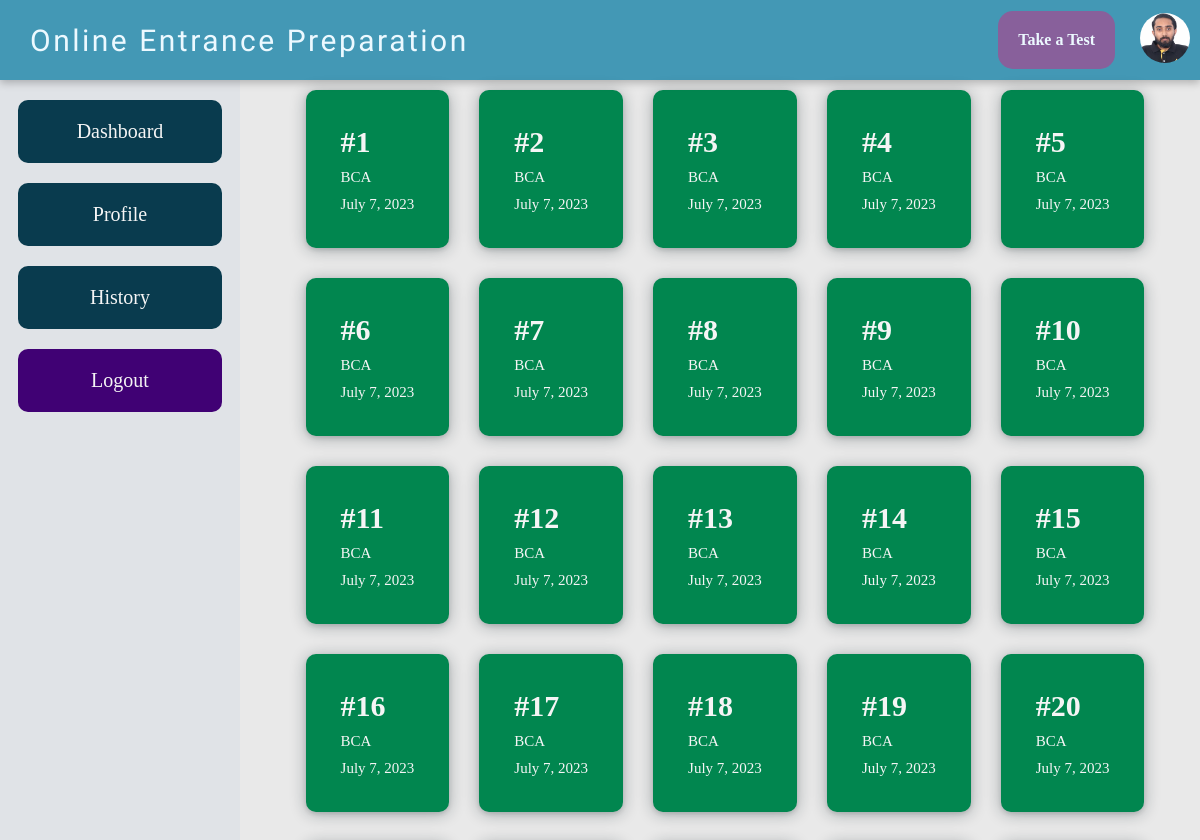
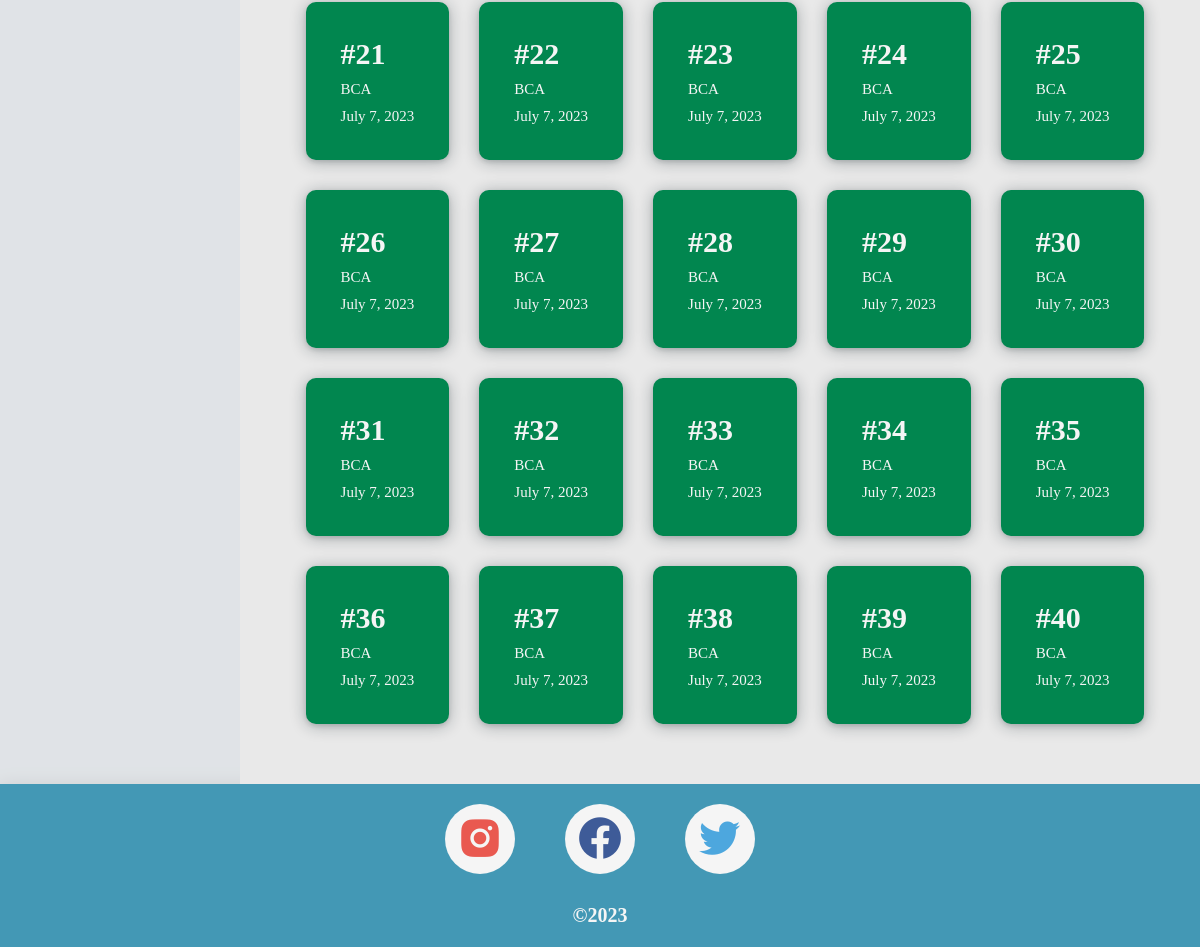
The page /history/ (signed in) on the database its author committed (2 pictures, top to bottom).
### Users/models.py (models this page shows, shortened)
class CustomUser(AbstractUser):
    username = None
    id = models.UUIDField(primary_key=True, default=uuid.uuid4, editable=False)
    email = models.EmailField(_('email address'), unique=True)
    Gender = models.CharField(
                max_length=6,
                null = True,
                blank = False
            )
    DOB = models.DateField(
                null=True,
                blank=True
            )
    ProfileImage = models.ImageField(
                blank=True,
                null=True,
                default='pp-female.jpg',
                upload_to=user_directory_path
            )
    MemberSince = models.DateTimeField(
                    null=False,
                    blank=False,
                    default=now,
                    editable=False,
                )
    USERNAME_FIELD = 'email'
    REQUIRED_FIELDS = []
    objects = CustomUserManager()

class Results(models.Model):
    class Meta:
        verbose_name_plural = "Results"
    UserID = models.ForeignKey(
            "CustomUser",
            on_delete = models.CASCADE
        )
    ID = models.UUIDField(
            primary_key=True,
            default=uuid.uuid4,
            editable=False
        )
    ProgrammeName = models.CharField(
                        null = False,
                        blank = False,
                        max_length = 10
                    )
    CorrectCounter = models.SmallIntegerField(
                        null = False,
                        blank = False,
                        default = 0
                    )
    Slug = models.SlugField(
                        null = False,
                        blank = False,
                        unique = True
                    )
    Date = models.DateField(
                null=False,
                blank=False,
                editable=False,
                default=datetime.date.today
            )

### Users/views.py (the view)
# urls.py: path('<str:redirect_to>/', views.GoTo, name='go_to'),
def GoTo(request, redirect_to):
    if request.user.is_superuser:
        return redirect('/admin')
    data = dict()
    data['redirect_to'] = redirect_to
    id = CustomUser.objects.filter(id=request.user.id).first()
    if id is None:
        request.session['next'] = redirect_to
        return redirect('login')
    if redirect_to == 'history':
        data['results'] = GetHistories(id)
    elif redirect_to == 'dashboard':
        data.update(GetWrongRights(id))
    return render(request, 'Dashboard.html', {'to': data})

### Users/views.py (called while the page is built)
def GetHistories(id):
    results = []
    for counter, result in enumerate(Results.objects.filter(UserID=id)):
        res = {
            'Date': result.Date,
            'Slug': result.Slug,
            'Counter': counter + 1,
            'Program': result.ProgrammeName
        }
        results.append(res)
    return results

### templates/Dashboard.html (shortened to what this page needs)
{% extends 'WelcomeNav.html' %}
{% load static %}
{% block content %}
    <link rel="stylesheet" href="{% static 'css/scroll.css' %}">
    <link rel="stylesheet" href="{% static 'css/Dashboard.css' %}">
    <div class="dashboard-container">
        <div class="left-container">
            <a class='left-links' href="{% url 'go_to' 'dashboard' %}">
                Dashboard
            </a>
            <a class='left-links' href="{% url 'go_to' 'profile' %}">
                Profile
                </a>
            <a class='left-links' href="{% url 'go_to' 'history' %}">
                History
            </a>
            <a href="{% url 'logout' %}" class="left-links logout-link">
                Logout
            </a>
        </div>
        <div class="right-container">
            {% if to.redirect_to %}
                {% if to.redirect_to == 'profile' %}
                    {% include 'profile.html' %}
                {% elif to.redirect_to == 'history' %}
                    {% include 'history.html' with results=to.results %}
                {% endif %}
            {% endif %}
        </div>
    </div>
    {% include 'footer.html' %}
{% endblock %}

### templates/WelcomeNav.html (shortened to what this page needs)
{% load static %}
<!DOCTYPE html>
<html>
    <head>
        <link rel="stylesheet" href="{% static 'css/WelcomeNav.css' %}">
        <link href='https://unpkg.com/boxicons@2.1.4/css/boxicons.min.css' rel='stylesheet'>
    </head>
    <body>
        <div class="nav-bar">
            <div class="logo">
                <a href="{% url 'index' %}">
                    <span id="title">Online Entrance Preparation</span>
                </a>
            </div>
            <div class="right-panel">
                <a href="{% url 'programselector' %}" id="take-test">Take a Test</a>
                <a href="{% url 'go_to' 'dashboard' %}">
                    <img src="{{ request.user.ProfileImage.url }}" alt="" class="profile-img">
                </a>
            </div>
        </div>
        {% block content %}
        {% endblock %}
    </body>
</html>

### templates/History.html
{% load static %}
{% block content %}
    <link rel="stylesheet" href="{% static 'css/history.css' %}">
    <div class="histories">
        {% if results %}
            {% for result in results %}
            <a href="{% url 'detailed-history' result.Slug %}">
                <div class="history">
                    <p id="counter">#{{result.Counter}}</p>
                    <p id="programme">{{result.Program}}</p>
                    <p id="date">{{result.Date}}</p>
                </div>
            </a>
            {% endfor %}
        {% else %}
            <p class="no-records">You have no records to display</p>
        {% endif %}
    </div>
{% endblock %}

### static/css/WelcomeNav.css (style rules this page uses)
* { margin: 0; padding: 0; scroll-behavior:smooth; box-sizing: border-box; }
body { background-color: #4398b5; }
.nav-bar { width: 100%; height: 80px; display: flex; position: relative; align-items: center; justify-content: space-between; box-shadow: rgba(0, 0, 0, 0.24) 0px 3px 8px; }
.right-panel { display: flex; align-items: center; justify-content: center; }
#take-test { padding: 20px; color: #ECF9FF; font-weight: 600; border-radius: 15px; margin-right: 25px; background-color: #88609b; }
#title { color: #ECF9FF; font-size: 30px; padding-left: 30px; letter-spacing: 2.5px; font-family: 'Pavanam'; }
a { color: black; text-decoration: none; }
.profile-img { width: 50px; height: 50px; cursor: pointer; margin-right: 10px; border-radius: 50%; object-fit: cover; }

### static/css/Dashboard.css (style rules this page uses)
.dashboard-container { display: flex; min-width: 100wh; min-height: 100vh; background-color: aliceblue; }
.left-container { gap: 20px; width: 20%; display: flex; padding-top: 20px; align-items: center; flex-direction: column; background-color: rgba(212, 212, 212, 0.555); }
.right-container { gap: 50px; width: 80%; display: flex; flex-direction: column; background-color: rgb(233, 233, 233); }
.left-links { width: 85%; padding: 20px; font-size: 20px; text-align: center; color: whitesmoke; border-radius: 10px; align-items: center; text-decoration: none; justify-content: center; background-color: rgb(9, 59, 78); }
.logout-link { background-color: rgb(64, 1, 116); }

### static/css/history.css (style rules this page uses)
.histories { gap: 20px; width: 100%; height: 100%; display: flex; flex-wrap: wrap; margin-bottom: 30px; padding-bottom: 30px; justify-content: center; }
.history { padding: 30px; margin-top: 10px; margin-left: 10px; border-radius: 10px; background-color: rgb(1, 134, 79); box-shadow: rgba(14, 30, 37, 0.12) 0px 2px 4px 0px, rgba(14, 30, 37, 0.32) 0px 2px 16px 0px; }
#counter { padding: 5px; font-size: 30px; font-weight: bolder; color: whitesmoke; }
#programme, #date { padding: 5px; font-size: 15px; color: whitesmoke; }

### rows shown on the page
CustomUser: user.ProfileImage (picture)
Results: Program "BCA", Date "July 7, 2023"
Results: Program "BCA", Date "July 7, 2023"
Results: Program "BCA", Date "July 7, 2023"
Results: Program "BCA", Date "July 7, 2023"
Results: Program "BCA", Date "July 7, 2023"
Results: Program "BCA", Date "July 7, 2023"
Results: Program "BCA", Date "July 7, 2023"
Results: Program "BCA", Date "July 7, 2023"
Results: Program "BCA", Date "July 7, 2023"
Results: Program "BCA", Date "July 7, 2023"
Results: Program "BCA", Date "July 7, 2023"
Results: Program "BCA", Date "July 7, 2023"
Results: Program "BCA", Date "July 7, 2023"
Results: Program "BCA", Date "July 7, 2023"
Results: Program "BCA", Date "July 7, 2023"
Results: Program "BCA", Date "July 7, 2023"
Results: Program "BCA", Date "July 7, 2023"
Results: Program "BCA", Date "July 7, 2023"
Results: Program "BCA", Date "July 7, 2023"
Results: Program "BCA", Date "July 7, 2023"
Results: Program "BCA", Date "July 7, 2023"
Results: Program "BCA", Date "July 7, 2023"
Results: Program "BCA", Date "July 7, 2023"
Results: Program "BCA", Date "July 7, 2023"
Results: Program "BCA", Date "July 7, 2023"
Results: Program "BCA", Date "July 7, 2023"
Results: Program "BCA", Date "July 7, 2023"
Results: Program "BCA", Date "July 7, 2023"
Results: Program "BCA", Date "July 7, 2023"
Results: Program "BCA", Date "July 7, 2023"
Results: Program "BCA", Date "July 7, 2023"
Results: Program "BCA", Date "July 7, 2023"
Results: Program "BCA", Date "July 7, 2023"
Results: Program "BCA", Date "July 7, 2023"
Results: Program "BCA", Date "July 7, 2023"
Results: Program "BCA", Date "July 7, 2023"
Results: Program "BCA", Date "July 7, 2023"
Results: Program "BCA", Date "July 7, 2023"
Results: Program "BCA", Date "July 7, 2023"
Results: Program "BCA", Date "July 7, 2023"

### other values the page prints
{{ result.Counter }} "1" "2" "3" "4" "5" "6" "7" "8" "9" "10" "11" "12" "13" "14" "15" "16" "17" "18" "19" "20" "21" "22" "23" "24" "25" "26" "27" "28" "29" "30" "31" "32" "33" "34" "35" "36" "37" "38" "39" "40"
